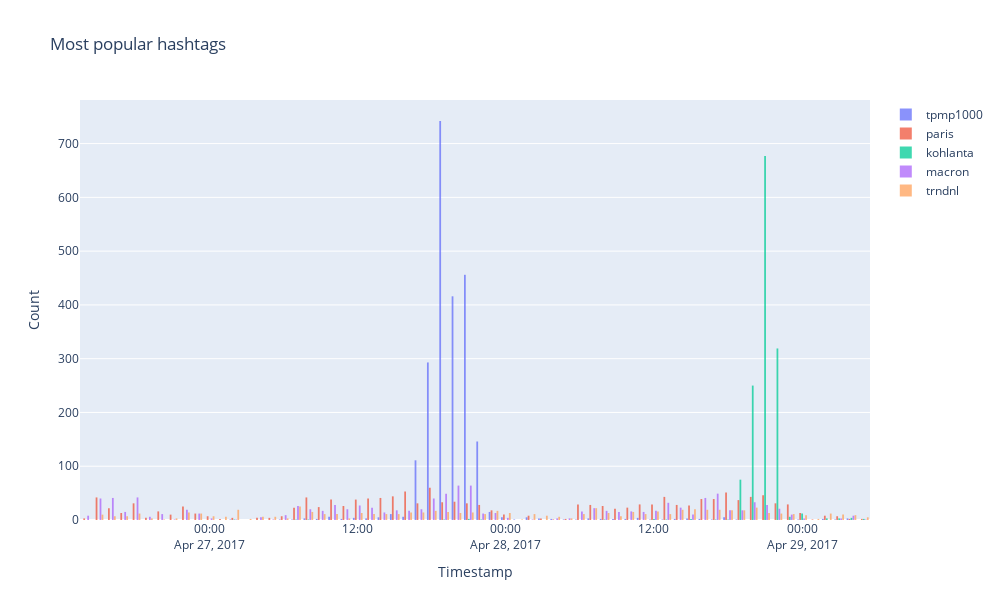

Source (notebook cell):
### Code cell
plotly_compare(ty='hashtags', amt=5)

### Figure 1 — Plotly figure (JSON) as saved in the notebook; plotly's stock layout.template omitted (floating-point values rounded to 4 significant figures; data arrays with more than 128 entries replaced by an {"elided": "..."} marker saying what was removed)
{"data": [{"name": "tpmp1000", "opacity": 0.75, "type": "histogram", "x": {"elided": "2278 str values"}, "xbins": {"size": 3600000}}, {"name": "paris", "opacity": 0.75, "type": "histogram", "x": {"elided": "1465 str values"}, "xbins": {"size": 3600000}}, {"name": "kohlanta", "opacity": 0.75, "type": "histogram", "x": {"elided": "1366 str values"}, "xbins": {"size": 3600000}}, {"name": "macron", "opacity": 0.75, "type": "histogram", "x": {"elided": "1113 str values"}, "xbins": {"size": 3600000}}, {"name": "trndnl", "opacity": 0.75, "type": "histogram", "x": {"elided": "711 str values"}, "xbins": {"size": 3600000}}], "layout": {"bargap": 0.2, "bargroupgap": 0.1, "height": 600, "title": {"text": "Most popular hashtags"}, "width": 1000, "xaxis": {"autorange": true, "range": ["2017-04-26 13:30", "2017-04-29 05:30"], "title": {"text": "Timestamp"}, "type": "date"}, "yaxis": {"autorange": true, "range": [0, 781.1], "title": {"text": "Count"}}}}
